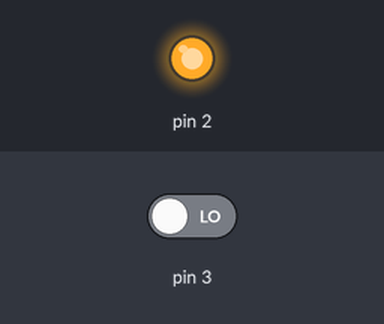
Recording of a sketch running on a simulated Arduino Uno, built with avr-gcc and run on an emulated ATmega328P. Parts: output pins drawn as LEDs (lit = HIGH). The test bench sets the inputs (shaded band); at power-on: pin 3 LOW.

Above: at 1.2 s.
1.3 s: pin 3 driven HIGH
At 2.4 s:
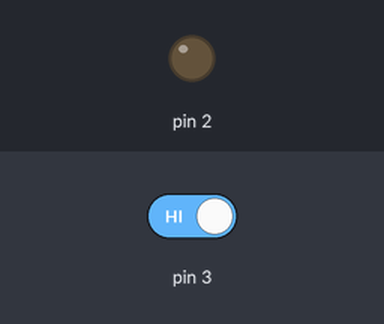
2.8 s: pin 3 driven LOW
At 3.6 s:
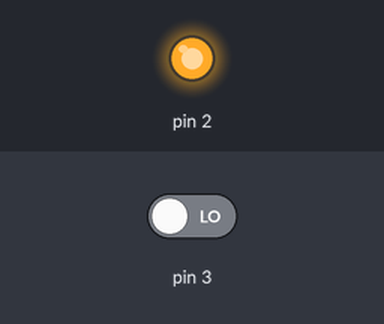
Timing chart, 0 to 5.8 s (numbered marks = the images above; inputs shaded):
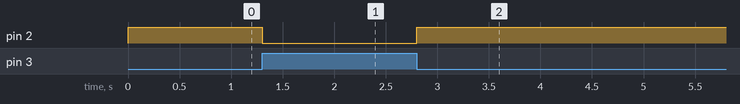

The sketch:

smart_home_appliances.ino
```cpp
void setup()
{
  pinMode(2, OUTPUT);
  pinMode(3,INPUT);
}
void loop()
{
  int x=digitalRead(3);
  if(x==1)
  {
  digitalWrite(2, LOW);
  }
  else
  {
  digitalWrite(2, HIGH);
  }
  }
```

Measured:
- after the input at 1.3 s, pin 2: HIGH → LOW at once
- after the input at 2.8 s, pin 2: LOW → HIGH at once
